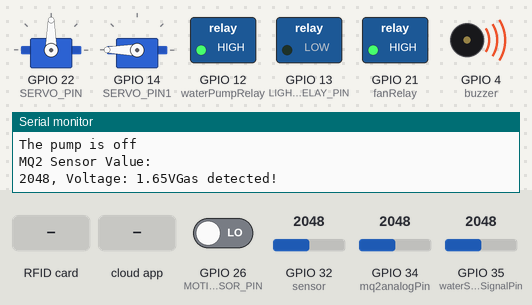
The sketch below on a simulated ESP32. Shown: 2 × servo, switched loads named in the sketch (green lamp = pin HIGH), buzzer (waves = sounding, pin HIGH), the last lines printed to the serial monitor. Dashed ring = blinking. Inputs (shaded band) come from the test bench; at power-on: GPIO 35 (waterSensorSignalPin) = 2048, GPIO 34 (mq2analogPin) = 2048, GPIO 26 (MOTION_SENSOR_PIN) LOW, GPIO 32 (sensor) = 2048. WiFi joins after 1.5 s; servers stay silent unless stated.

Above: at 2.7 s.
2.8 s: GPIO 35 (waterSensorSignalPin) set to 324
5.8 s: GPIO 35 (waterSensorSignalPin) set to 285
At 6.7 s:
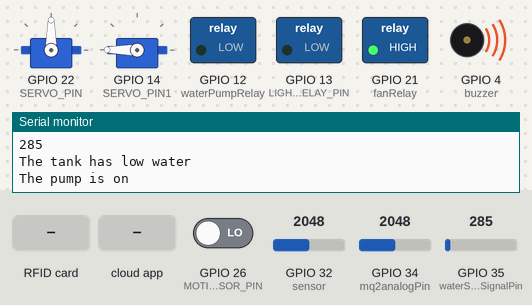
8.8 s: GPIO 34 (mq2analogPin) set to 1946
At 10.1 s:
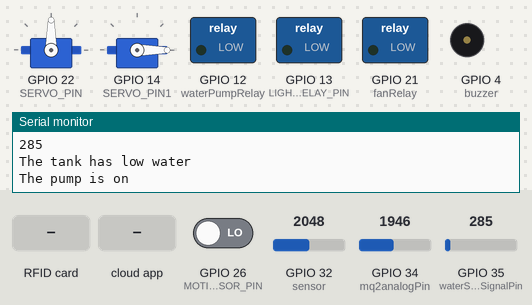
11.8 s: RFID card 9A 10 F0 81 held to the reader
At 14.1 s:
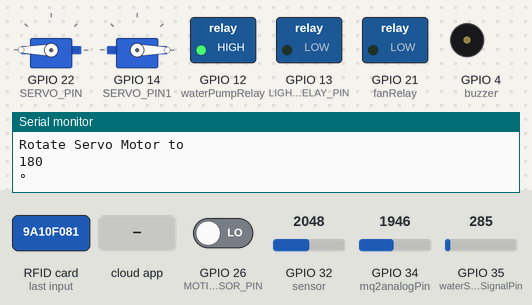
14.8 s: the phone or cloud app sets room1 to 1
At 16.4 s:
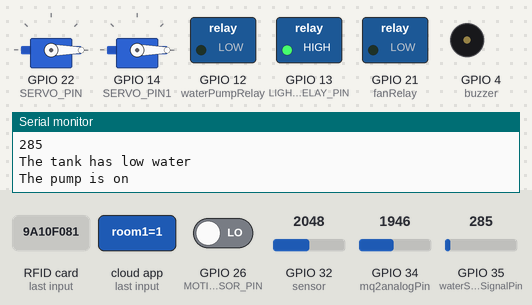
17.8 s: RFID card 5E 7A 19 C4 held to the reader
At 18.39 s:
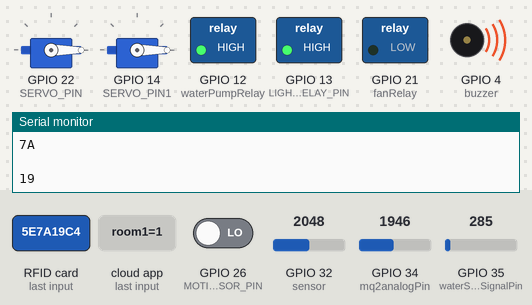
Timing chart, 0 to 21.8 s (numbered marks = the images above; inputs shaded):
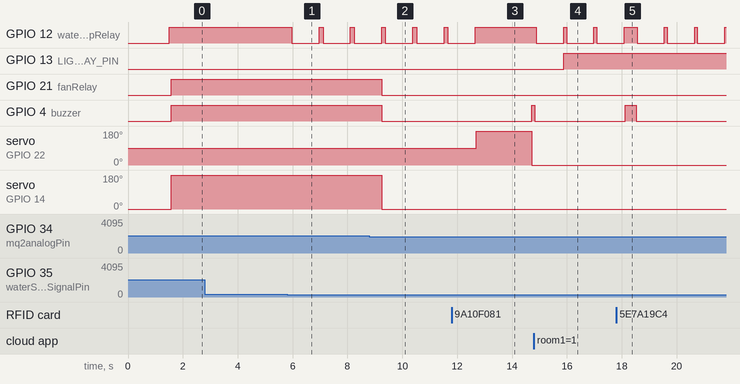

The sketch:

Untitled_mar03a.ino
```cpp
#include "arduino_secrets.h"

/*
  Sketch generated by the Arduino IoT Cloud Thing "Untitled"
  https://create.arduino.cc/cloud/things/b1db28a0-2e1f-4838-b8c9-9c43e511dc25

  Arduino IoT Cloud Variables description

  The following variables are automatically generated and updated when changes are made to the Thing

  CloudLight room1;
  CloudSwitch doorSwitch;
  int mq2;
  int waterlevel;

  Variables which are marked as READ/WRITE in the Cloud Thing will also have functions
  which are called when their values are changed from the Dashboard.
  These functions are generated with the Thing and added at the end of this sketch.
*/
int LDR_Val = 0;     /*Variable to store photoresistor value*/
int sensor =32;      /*Analogue Input for photoresistor*/


#include <SPI.h>
#include <MFRC522.h>
#include <ESP32Servo.h>

#define waterPumpRelay 12
#define waterSensorSignalPin  35
#define MAXTHRESHOLD   2000 // The threshold for water detectiion
#define MINTHRESHOLD 300


#define MOTION_SENSOR_PIN  26  // ESP32 pin GPIO22 connected to the OUTPUT pin of motion sensor
#define LIGHT_RELAY_PIN    13  // ESP32 pin GPIO26 connected to Relay's pin
int motionStateCurrent  = LOW;
int light1status = 0;
int doorstatus = 0;

#include "thingProperties.h"


const int mq2analogPin = 34;
const int fanRelay = 21;
const int buzzer = 4;

#define DOOR_SDA_PIN    5   // GPIO5 (D5) for SS
#define DOOR_RST_PIN   27  // GPIO18 (D18) for RST
#define SERVO_PIN 22  // GPIO13 (D13) for servo

int angle1 = 0;
#define SERVO_PIN1 14

MFRC522 rfid(DOOR_SDA_PIN, DOOR_RST_PIN); // Create MFRC522 instance
Servo servo;    //mq2               // Create servo instance
Servo servo1;  //door

byte authorizedUID[4] = {0x9A, 0x10, 0xF0, 0x81};
int angle = 0; // the current angle of servo motor


unsigned long previousMillis = 0;
const long delayInterval = 5000; // Set the delay interval in milliseconds


unsigned long previousMillis1 = 0;
const long delayInterval1 = 2000; // Set the new delay interval in milliseconds


void setup() {
  // Initialize serial and wait for port to open:
  Serial.begin(9600);
  delay(1500);


  pinMode(waterPumpRelay,   OUTPUT); // configure D2 pin as an OUTPUT
  pinMode(waterSensorSignalPin, INPUT);
  digitalWrite(waterPumpRelay, HIGH); // turn the pump OF
  pinMode(mq2analogPin, INPUT);
  pinMode(fanRelay, OUTPUT);
  pinMode(buzzer, OUTPUT);


  pinMode(MOTION_SENSOR_PIN, INPUT); // set ESP32 pin to input mode
  pinMode(LIGHT_RELAY_PIN, OUTPUT);        // set ESP32 pin to output mode

  SPI.begin(); // Init SPI bus
  rfid.PCD_Init(); // Init MFRC522
  servo1.attach(SERVO_PIN);
  servo.write(angle); // Rotate servo motor to 0°

   servo.attach(SERVO_PIN1);
  servo.write(angle1);

  Serial.println("Tap RFID/NFC Tag on reader");


  initProperties();

  // Connect to Arduino IoT Cloud
  ArduinoCloud.begin(ArduinoIoTPreferredConnection);

  /*
     The following function allows you to obtain more information
     related to the state of network and IoT Cloud connection and errors
     the higher number the more granular information you’ll get.
     The default is 0 (only errors).
     Maximum is 4
  */
  setDebugMessageLevel(2);
  ArduinoCloud.printDebugInfo();
}


void kitchenfireorotection()
{
  int sensorValue = analogRead(mq2analogPin); // Read analog value from MQ2 sensor
  mq2 = sensorValue;
  float voltage = (sensorValue / 4095.0) * 3.3; // Convert to voltage (assuming 12-bit ADC)

  Serial.println("MQ2 Sensor Value: ");
  Serial.print(sensorValue);
  Serial.print(", Voltage: ");
  Serial.print(voltage);
  Serial.print("V");

  if (sensorValue > 2000) {
    Serial.println("Gas detected!");

    digitalWrite(buzzer, HIGH);

    digitalWrite(fanRelay, HIGH);
    //digitalWrite(KitchenLightRelay, HIGH);

    Serial.println("Fan Relay on");

     if (angle1 == 0)
         { angle1 = 180;
           servo.write(angle1);
        Serial.println("Rotate Servo Motor to ");
        Serial.print(angle1);
        Serial.print("°");

         }


    // Turn on LED if gas is detected
  } else {
    Serial.println("No gas detected");
    digitalWrite(buzzer, LOW);

    digitalWrite(fanRelay, LOW); // Turn off LED if no gas is detected
    Serial.println("FAN Relay Off");


    if (angle1 == 180)
    {
      angle1 = 0;
     servo.write(angle1);
    }

  }

  //delay(1000); // Wait for a second
}


void LDR() {
  /*Display LDR Output Val on serial monitor*/
    if(LDR_Val > 100) {       /*If light intensity is HIGH*/
        Serial.println(" High intensity ");
    }
    else {
     /*Else if Light intensity is LOW LED will Remain ON*/
        Serial.println("LOW Intensity ");
    }
}

void tankwatermanagement()
{
  int value = analogRead(waterSensorSignalPin); // read the analog value from sensor
  waterlevel = value;
  Serial.println(value);

  //digitalWrite(POWER_PIN, HIGH);   // turn the water sensor's power OFF

  if (value <= MINTHRESHOLD) {

    Serial.println("The tank has low water");
    Serial.println("The pump is on");

    digitalWrite(waterPumpRelay, LOW);  // turn the pump ON
    delay(1000);
     digitalWrite(waterPumpRelay, HIGH);
  }
  else if(value >= MAXTHRESHOLD){
    digitalWrite(waterPumpRelay, HIGH);   // turn the pump OFF
    Serial.println("The pump is off");

  }
  else
  {
    digitalWrite(waterPumpRelay, HIGH);
  }

  // delay(1000); //
}


void light() {
  motionStateCurrent = digitalRead(MOTION_SENSOR_PIN); // read new state
  LDR_Val = analogRead(sensor);   // Analog read LDR value
  Serial.print("LDR Output Value: ");
  Serial.println(LDR_Val);

  if (light1status == 0) {
    if (motionStateCurrent == HIGH && LDR_Val < 2000) {
      // pin state change: LOW -> HIGH
      Serial.println("Motion detected!, turns pir relay ON");
      digitalWrite(LIGHT_RELAY_PIN, HIGH);
      previousMillis = millis(); // Store the current time
    } else {
      // pin state change: HIGH -> LOW
      unsigned long currentMillis = millis();
      if (currentMillis - previousMillis >= delayInterval) {
        Serial.println("Motion stopped!, turns pir relay OFF");
        digitalWrite(LIGHT_RELAY_PIN, LOW);
      }
    }
  }
}


void door1() {
  if(doorstatus == 0)
  {
  if (rfid.PICC_IsNewCardPresent()) { // New tag is available
    if (rfid.PICC_ReadCardSerial()) { // NUID has been read
      MFRC522::PICC_Type piccType = rfid.PICC_GetType(rfid.uid.sak);

      if (rfid.uid.uidByte[0] == authorizedUID[0] &&
          rfid.uid.uidByte[1] == authorizedUID[1] &&
          rfid.uid.uidByte[2] == authorizedUID[2] &&
          rfid.uid.uidByte[3] == authorizedUID[3]) {
        Serial.println("Authorized Tag");

        // Change angle of servo motor
        servo1.write(180);
        Serial.println("Rotate Servo Motor to ");
        Serial.println(180);
        Serial.print("°");

        // Store the current time using the new variable
        previousMillis1 = millis();
      } else {
        Serial.println("Unauthorized Tag with UID:");
        for (int i = 0; i < rfid.uid.size; i++) {
          Serial.println(rfid.uid.uidByte[i] < 0x10 ? " 0" : " ");
          Serial.println(rfid.uid.uidByte[i], HEX);
        }
        Serial.println();
      }

      rfid.PICC_HaltA();      // Halt PICC
      rfid.PCD_StopCrypto1(); // Stop encryption on PCD

      // Check if the new delay interval has elapsed
      unsigned long currentMillis = millis();
      if (currentMillis - previousMillis1 >= delayInterval1) {
        servo1.write(0);
        digitalWrite(buzzer, HIGH);
        delay(100);
        digitalWrite(buzzer, LOW);
      }
    }
  }
  }
}

void door() {
  if(doorstatus == 0)
  {
  if (rfid.PICC_IsNewCardPresent()) { // New tag is available
    if (rfid.PICC_ReadCardSerial()) { // NUID has been read
      MFRC522::PICC_Type piccType = rfid.PICC_GetType(rfid.uid.sak);

      if (rfid.uid.uidByte[0] == authorizedUID[0] &&
          rfid.uid.uidByte[1] == authorizedUID[1] &&
          rfid.uid.uidByte[2] == authorizedUID[2] &&
          rfid.uid.uidByte[3] == authorizedUID[3] ) {
        Serial.println("Authorized Tag");

        /*Change angle of servo motor
          if (angle == 0)
          angle = 180;
          else //if(angle == 90)
        angle = 180;*/

        // Control servo motor according to the angle
        servo1.write(180);
        Serial.println("Rotate Servo Motor to ");
        Serial.println(180);
        Serial.print("°");
        delay(2000);
        servo1.write(0);


      digitalWrite(buzzer,HIGH);
      delay(100);
      digitalWrite(buzzer,LOW);


      } else {
        Serial.println("Unauthorized Tag with UID:");
        for (int i = 0; i < rfid.uid.size; i++) {
          Serial.println(rfid.uid.uidByte[i] < 0x10 ? " 0" : " ");
          Serial.println(rfid.uid.uidByte[i], HEX);

      digitalWrite(buzzer,HIGH);
      delay(100);
      digitalWrite(buzzer,LOW);

        }
        Serial.println();
      }

      rfid.PICC_HaltA(); // Halt PICC
      rfid.PCD_StopCrypto1(); // Stop encryption on PCD
    }
  }
}
}


void loop() {
 kitchenfireorotection();
 door();

 LDR();
    light();
 tankwatermanagement();


  ArduinoCloud.update();


}


void onRoom1Change()  {
  if (room1 == 1)
  {
    digitalWrite(LIGHT_RELAY_PIN, HIGH); // Add your code here to act upon Room1 change
    light1status = 1;
  }
  else
  {
    digitalWrite(LIGHT_RELAY_PIN, LOW);
    light1status = 0;
  }
}


void onDoorSwitchChange()  {

  if (doorSwitch)
  {
     servo1.write(180);
   doorstatus =1;
  }
  else
  {

    servo1.write(0);
    doorstatus =0;
  }


}
```

arduino_secrets.h
```cpp
#define SECRET_SSID ""
#define SECRET_OPTIONAL_PASS ""
#define SECRET_DEVICE_KEY ""
```

thingProperties.h
```cpp
// Code generated by Arduino IoT Cloud, DO NOT EDIT.

#include <ArduinoIoTCloud.h>
#include <Arduino_ConnectionHandler.h>

const char DEVICE_LOGIN_NAME[]  = "0ac1af5b-9005-4598-9eca-9125bc470a80";

const char SSID[]               = SECRET_SSID;    // Network SSID (name)
const char PASS[]               = SECRET_OPTIONAL_PASS;    // Network password (use for WPA, or use as key for WEP)
const char DEVICE_KEY[]  = SECRET_DEVICE_KEY;    // Secret device password

void onRoom1Change();
void onDoorSwitchChange();

CloudLight room1;
CloudSwitch doorSwitch;
int mq2;
int waterlevel;

void initProperties(){

  ArduinoCloud.setBoardId(DEVICE_LOGIN_NAME);
  ArduinoCloud.setSecretDeviceKey(DEVICE_KEY);
  ArduinoCloud.addProperty(room1, READWRITE, ON_CHANGE, onRoom1Change);
  ArduinoCloud.addProperty(doorSwitch, READWRITE, ON_CHANGE, onDoorSwitchChange);
  ArduinoCloud.addProperty(mq2, READ, ON_CHANGE, NULL);
  ArduinoCloud.addProperty(waterlevel, READ, ON_CHANGE, NULL);

}

WiFiConnectionHandler ArduinoIoTPreferredConnection(SSID, PASS);
```

Measured:
- the behaviour switches between 301 and 300 on GPIO 35 (waterSensorSignalPin) (found by bisection; images 0 and 1)
- the behaviour switches between 2001 and 2000 on GPIO 34 (mq2analogPin) (found by bisection; images 1 and 2)
- after the input at 5.8 s, GPIO 12 (waterPumpRelay): alternates HIGH for 0.14 s and LOW for 1.0 s, starting after 0.17 s
- after the input at 8.8 s, GPIO 21 (fanRelay), GPIO 4 (buzzer): HIGH → LOW after 0.45 s; servo on GPIO 14 (SERVO_PIN1): 180° → 0° after 0.46 s
- after the input at 11.8 s, GPIO 12 (waterPumpRelay): goes on until 12.7 s, then stays HIGH; GPIO 4 (buzzer): LOW → HIGH after 2.9 s; servo on GPIO 22 (SERVO_PIN): 90° → 180° after 0.89 s, → 0° 2.0 s later
- after the input at 14.8 s, GPIO 13 (LIGHT_RELAY_PIN): LOW → HIGH after 1.1 s
- after the input at 17.8 s, GPIO 4 (buzzer): LOW → HIGH after 0.33 s, → LOW 0.40 s later
